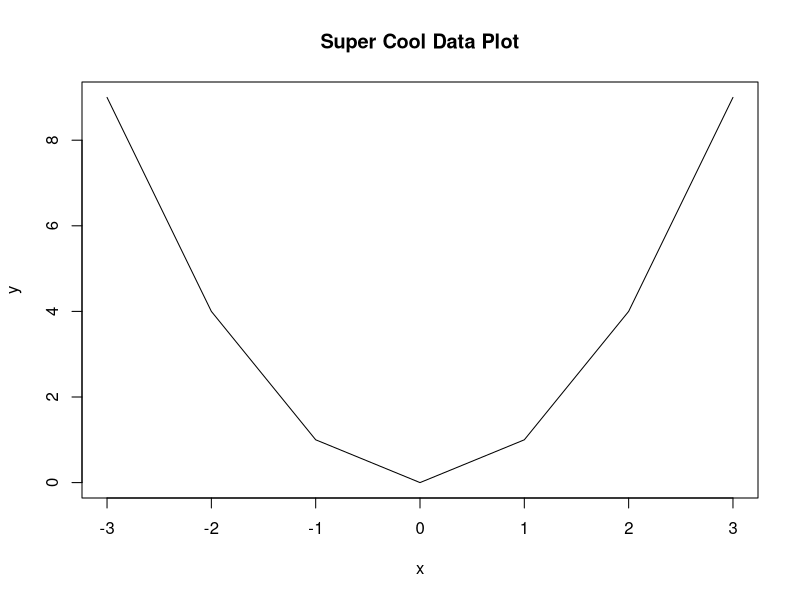
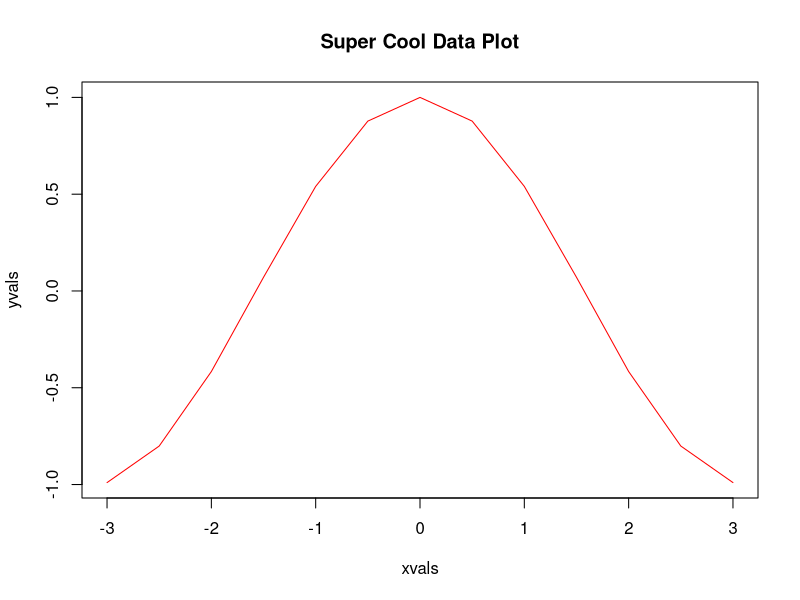

R code for these plots, in order:
## ---- chunk 1

ls

## ---- chunk 2

t.test

methods(t.test)

getAnywhere(t.test.default)
## ---- chunk 3

args(ls)

args(mean)

example(mean)

## ---- chunk 4

pythag <- function(a,b) {
 c <- sqrt(a^2 + b^2)
 return(c)
}

pythag(4,5)

x <- 4
y <- 5

pythag(x,y)

pythag(a=4, b=5)

## ---- chunk 5
pythag <- function(a,b) {
    c = sqrt(a^2 + b^2)
    myreturnlist <- list(hypoteneuse = c, sidea = a, sideb = b) 
    return(myreturnlist)
}

pythag(3,4)

# pythag(3,"a")  # This will bomb

# pythag()

# pythag(3,)

## ---- chunk 6
pythag <- function(a = 4, b = 5) {
     if (!is.numeric(a) | !is.numeric(b)) {
   		stop("I need real values to make this work")
     }
     c <- sqrt(a^2 + b^2)
     myreturnlist <- list(hypoteneuse = c, sidea = a, sideb = b) 
     return(myreturnlist)
}

# pythag(3,"5")  # These will bomb - try it out

# pythag("3",5)

## ---- chunk 7
pythag <- function(a = 4, b = 5) {
     if (!is.numeric(a) | !is.numeric(b)) {
   		stop("I need real values to make this work")
     }
     if (a <=0 | b <= 0) {
 			stop("Arguments need to be positive")
     }
     c <- sqrt(a^2 + b^2)
     myreturnlist <- list(hypoteneuse = c, sidea = a, sideb = b) 

     return(myreturnlist)

} # End Function

# pythag(-3,3)   # This will bomb

pythag(3,3)

## ---- chunk 8
is.odd <- function(someval) {
  retvec <- vector()
  for (ii in 1:length(someval)) {
    if (someval[ii] %% 2 != 0) {
        retvec[ii] = TRUE
    } else {
        retvec[ii] = FALSE
    }
  }
  return(retvec)

}  # End function

is.odd(3)

numbers <- c(9,9,4,4,6,10,7,18,2,10)

is.odd(numbers)

numbers[is.odd(numbers)]   # Very useful

## ---- chunk 9
#HERE WE HAVE SOME CODE THAT WOULD PROBABLY BE MORE APPROPRIATE FOR A FUNCTION

y <- vector()
x <- seq(-3,3)      
for (ii in 1:length(x)) {
  y[ii] <- (x[ii])^2 
}

length(x)

plot(x,y,main="Super Cool Data Plot",type="l")

## ---- chunk 10

myplotter <- function(xvals, mfunc, plotcolor="blue") {

# Function to print y = x^2
# Input: xvalues
# Output: A plot and the xvals and yvals used to make that plot

   yvals = vector()
   for (ii in 1:length(xvals)) {
     yvals[ii] <- mfunc(xvals[ii])
   }
  
   plot(xvals, yvals, main="Super Cool Data Plot",type="l",col=plotcolor)
   retlist <- list(x=xvals, y=yvals)
   return(retlist)
}

xvals <- seq(-3,3,0.5)

myplotter(xvals, cos, plotcolor="red")

## ---- chunk 11
mymin <- function(somevector) {

# Function to find the minimum value in a vector
# Input: A numeric vector
# Output: A single value that represents the minimum

  mymin <- somevector[1] # Set the minimum to an arbitrary value

# Now loop through the entire vector. If we find a value less than 
# mymin then we set mymin to be that value.

  for (ii in 1:length(somevector)) {
    if (somevector[ii] < mymin) {
      mymin <- somevector[ii]
    }
  }
  return(mymin)
}

set.seed(123)

testvec <- rnorm(10000)

mymin(testvec)

min(testvec)  # Matches the built in R function

## ---- chunk 12
myextreme <- function(somevector, action="min") {

  if (action == "min") {
     myval <- somevector[1] # Set the minimum to an arbitrary value

     for (ii in 1:length(somevector)) {
       if (somevector[ii] < myval) {
         myval <- somevector[ii]
       }
     }    # End for

  } else {   # If action is not "min" then we assume the "max" is wanted

     myval <- somevector[1] # Set the minimum to an arbitrary value

     for (ii in 1:length(somevector)) {
       if (somevector[ii] > myval) {
         myval <- somevector[ii]
       }
     }            # End for
  }               # End If  
  return(myval)
}

myextreme(testvec,"min")

myextreme(testvec,"max")

min(testvec)

max(testvec)

## ---- chunk 13
myfunc <- function(somedf, somefac) {
  
# Function to split a data frame by a given factor
# Input: A data frame, a factor
# Output: A list containing a count of records in each group

  retlist <- list()    # Empty list to return group record count 
  mysplits <- split(somedf,somefac)  # Split the data frame by somefac
  
  for (ii in 1:length(mysplits)) {  # loop through the splits
    retlist[[ii]] <- nrow(mysplits[[ii]]) 
  }
  names(retlist) <- names(mysplits)
  return(retlist)
}

myfunc(mtcars,mtcars$cyl)

## ---- chunk 14
mtcenter <- function(somemat) {

# Input: A matrix to center
# Output: A matrix that is centered

    retmat = rep(0, length(somemat)) # Recipe to initialize a 
    dim(retmat) = dim(somemat)       # matrix the same size as
                                     # another filled with 0

    for (col in 1:ncol(somemat)) {
      for (row in 1:nrow(somemat)) {
        retmat[row, col] <- somemat[row, col] - mean(somemat[,col])
      }
    }

    return(retmat)
}

set.seed(123)

mymat <- matrix(round(rnorm(6),2),3,2)

mtcenter(mymat)
## ---- chunk 15
my.mat <- as.matrix(mtcars[,c(1,3:6)])

head(my.mat)

apply(my.mat,2, mean)

my.mat <- as.matrix(mtcars[,c(1,3:6)])

head(my.mat)

apply(my.mat,2, function(x) {c(mean=mean(x),sd=sd(x),range=range(x))})

apply(my.mat,2, function(x) {
                     c(mean=mean(x),
                     sd=sd(x),
                     range=range(x))
                  })
